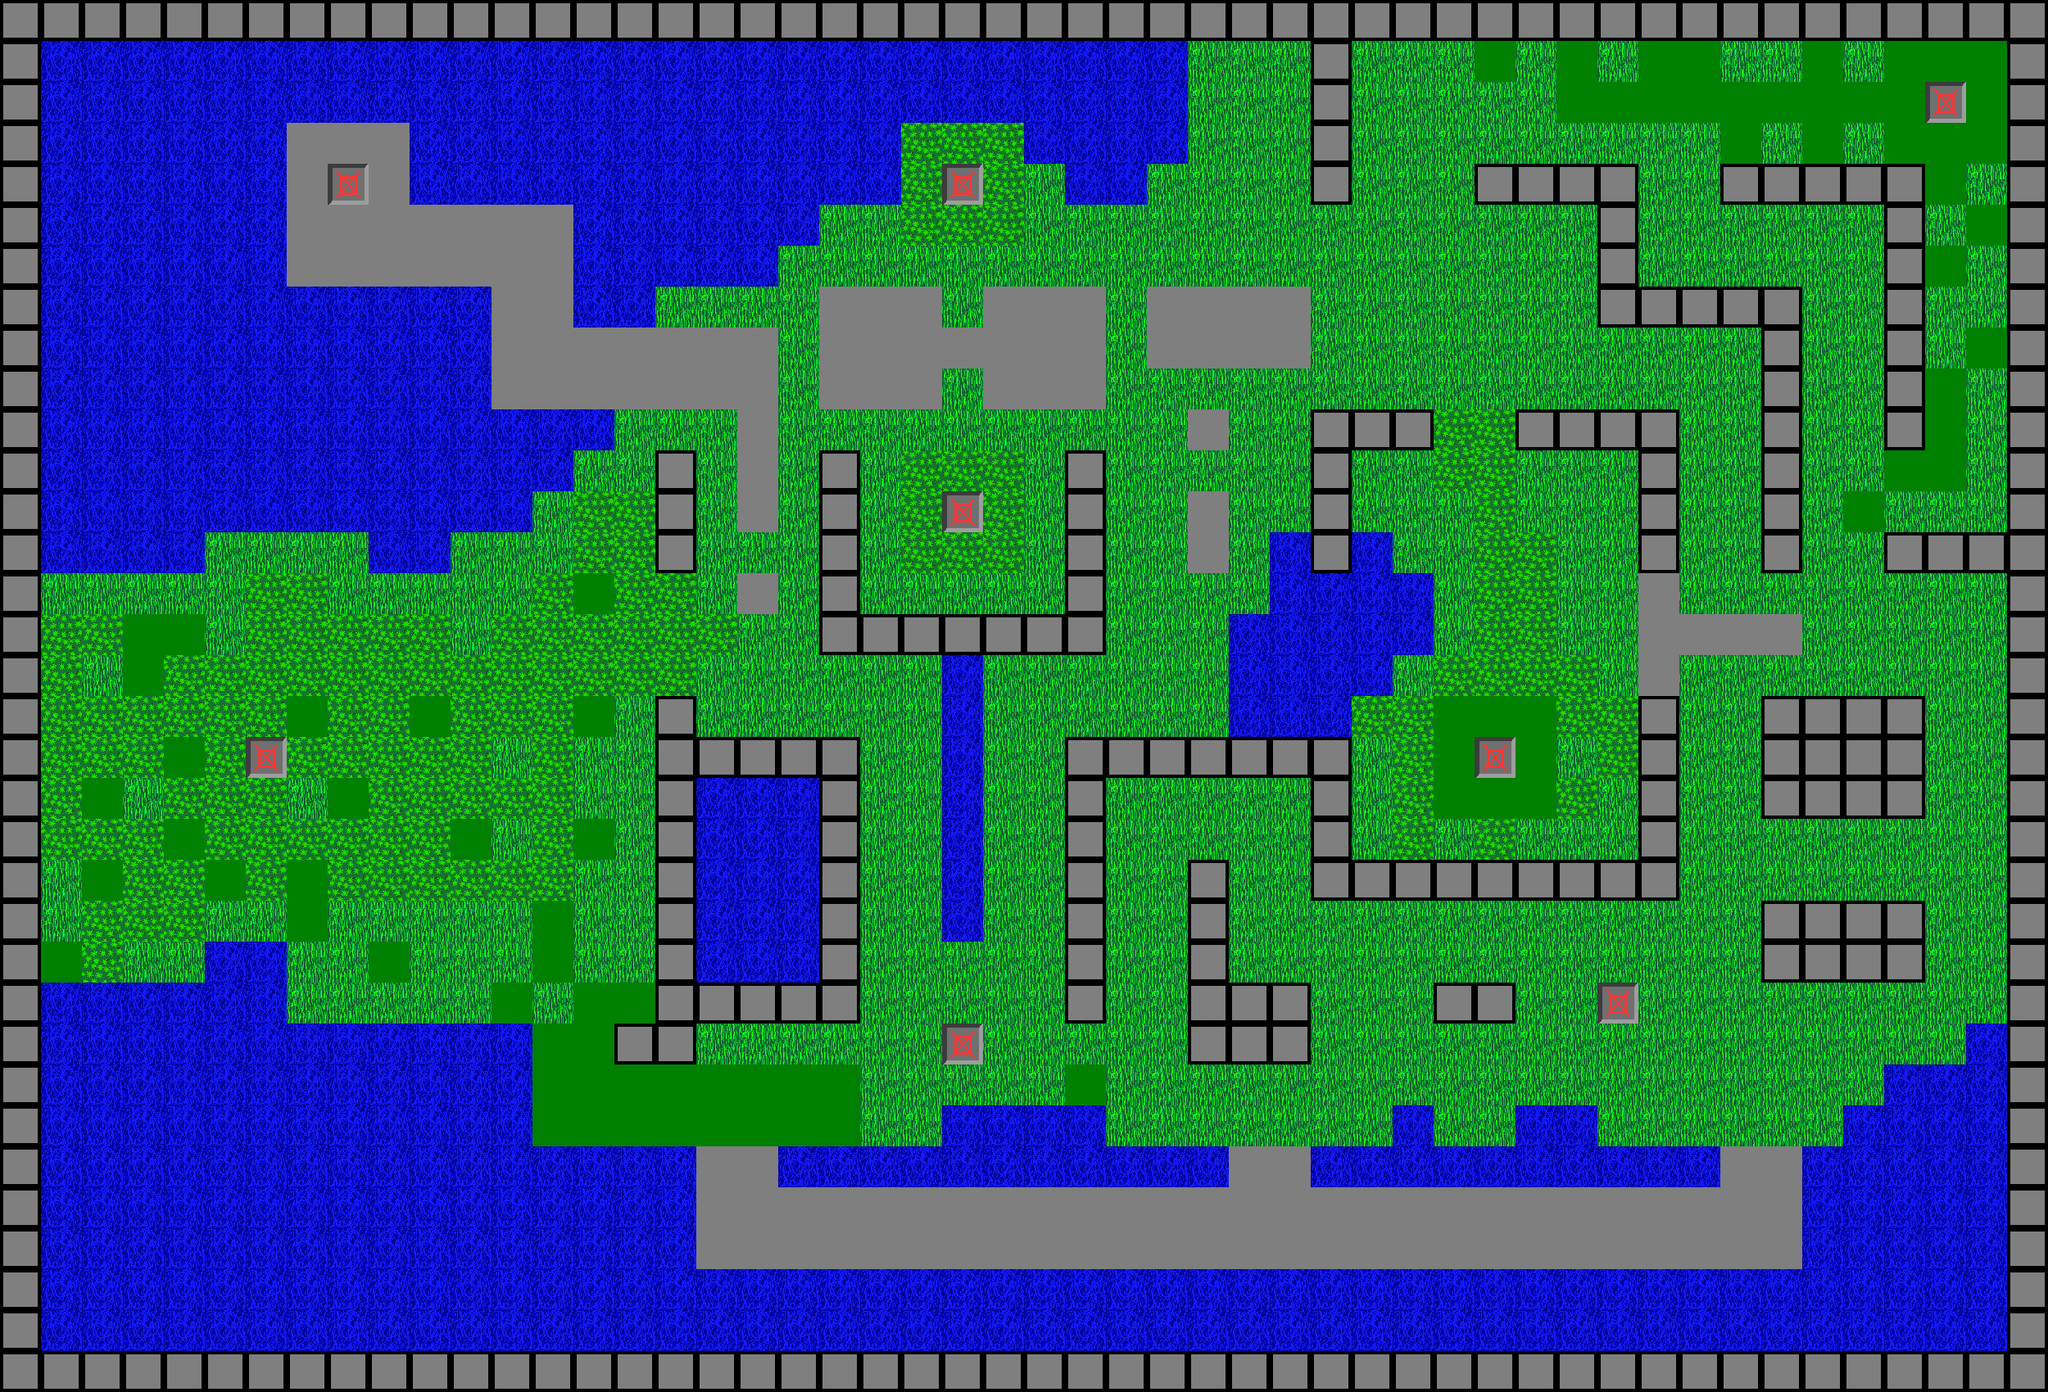

A level layout from a 2D game, rendered from its tile map. Below: a short description, then the map file with its tile-grid data intact:
An orthogonal 50x34 tile map with 50x50 px tiles, 1 tile layer (Tile Layer 1).

<map version="1.0" tiledversion="2017.11.22" orientation="orthogonal" renderorder="right-down" width="50" height="34" tilewidth="50" tileheight="50" infinite="0" nextobjectid="1">
 <tileset firstgid="1" source="Tileset1.tsx" />
 <layer name="Tile Layer 1" width="50" height="34">
  <data encoding="csv">
7,7,7,7,7,7,7,7,7,7,7,7,7,7,7,7,7,7,7,7,7,7,7,7,7,7,7,7,7,7,7,7,7,7,7,7,7,7,7,7,7,7,7,7,7,7,7,7,7,7,
7,3,3,3,3,3,3,3,3,3,3,3,3,3,3,3,3,3,3,3,3,3,3,3,3,3,3,3,3,1,1,1,7,1,1,1,4,1,4,1,4,4,1,1,4,1,4,4,4,7,
7,3,3,3,3,3,3,3,3,3,3,3,3,3,3,3,3,3,3,3,3,3,3,3,3,3,3,3,3,1,1,1,7,1,1,1,1,1,4,4,4,4,4,4,4,4,4,6,4,7,
7,3,3,3,3,3,3,5,5,5,3,3,3,3,3,3,3,3,3,3,3,3,2,2,2,3,3,3,3,1,1,1,7,1,1,1,1,1,1,1,1,1,4,1,4,1,4,4,4,7,
7,3,3,3,3,3,3,5,6,5,3,3,3,3,3,3,3,3,3,3,3,3,2,6,2,1,3,3,1,1,1,1,7,1,1,1,7,7,7,7,1,1,7,7,7,7,7,4,1,7,
7,3,3,3,3,3,3,5,5,5,5,5,5,5,3,3,3,3,3,3,1,1,2,2,2,1,1,1,1,1,1,1,1,1,1,1,1,1,1,7,1,1,1,1,1,1,7,1,4,7,
7,3,3,3,3,3,3,5,5,5,5,5,5,5,3,3,3,3,3,1,1,1,1,1,1,1,1,1,1,1,1,1,1,1,1,1,1,1,1,7,1,1,1,1,1,1,7,4,1,7,
7,3,3,3,3,3,3,3,3,3,3,3,5,5,3,3,1,1,1,1,5,5,5,1,5,5,5,1,5,5,5,5,1,1,1,1,1,1,1,7,7,7,7,7,1,1,7,1,1,7,
7,3,3,3,3,3,3,3,3,3,3,3,5,5,5,5,5,5,5,1,5,5,5,5,5,5,5,1,5,5,5,5,1,1,1,1,1,1,1,1,1,1,1,7,1,1,7,1,4,7,
7,3,3,3,3,3,3,3,3,3,3,3,5,5,5,5,5,5,5,1,5,5,5,1,5,5,5,1,1,1,1,1,1,1,1,1,1,1,1,1,1,1,1,7,1,1,7,4,1,7,
7,3,3,3,3,3,3,3,3,3,3,3,3,3,3,1,1,1,5,1,1,1,1,1,1,1,1,1,1,5,1,1,7,7,7,2,2,7,7,7,7,1,1,7,1,1,7,4,1,7,
7,3,3,3,3,3,3,3,3,3,3,3,3,3,1,1,7,1,5,1,7,1,2,2,2,1,7,1,1,1,1,1,7,1,1,2,2,1,1,1,7,1,1,7,1,1,4,4,1,7,
7,3,3,3,3,3,3,3,3,3,3,3,3,1,2,2,7,1,5,1,7,1,2,6,2,1,7,1,1,5,1,1,7,1,1,1,2,1,1,1,7,1,1,7,1,4,1,1,1,7,
7,3,3,3,3,1,1,1,1,3,3,1,1,1,2,2,7,1,1,1,7,1,2,2,2,1,7,1,1,5,1,3,7,3,1,1,2,2,1,1,7,1,1,7,1,1,7,7,7,7,
7,1,1,1,1,1,2,2,1,1,1,1,1,2,4,2,2,1,5,1,7,1,1,1,1,1,7,1,1,1,1,3,3,3,3,1,2,2,1,1,5,1,1,1,1,1,1,1,1,7,
7,2,2,4,4,1,2,2,2,2,2,1,2,2,2,2,2,2,1,1,7,7,7,7,7,7,7,1,1,1,3,3,3,3,3,1,2,2,1,1,5,5,5,5,1,1,1,1,1,7,
7,2,1,4,2,2,2,2,2,2,2,2,2,2,2,2,2,1,1,1,1,1,1,3,1,1,1,1,1,1,3,3,3,3,1,2,2,2,2,1,5,1,1,1,1,1,1,1,1,7,
7,2,2,2,2,2,2,4,2,2,4,2,2,2,4,1,7,1,1,1,1,1,1,3,1,1,1,1,1,1,3,3,3,2,2,4,4,4,2,2,7,1,1,7,7,7,7,1,1,7,
7,2,2,2,4,2,6,2,2,2,2,2,1,2,1,1,7,7,7,7,7,1,1,3,1,1,7,7,7,7,7,7,7,1,2,4,6,4,1,2,7,1,1,7,7,7,7,1,1,7,
7,2,4,1,2,2,2,1,4,2,2,2,2,2,1,1,7,3,3,3,7,1,1,3,1,1,7,1,1,1,1,1,7,1,2,4,4,4,2,1,7,1,1,7,7,7,7,1,1,7,
7,2,2,2,4,2,2,2,2,2,2,4,1,2,4,1,7,3,3,3,7,1,1,3,1,1,7,1,1,1,1,1,7,1,2,1,2,1,1,1,7,1,1,1,1,1,1,1,1,7,
7,1,4,2,2,4,2,4,2,2,2,2,2,2,1,1,7,3,3,3,7,1,1,3,1,1,7,1,1,7,1,1,7,7,7,7,7,7,7,7,7,1,1,1,1,1,1,1,1,7,
7,1,2,2,2,1,1,4,1,1,1,1,1,4,1,1,7,3,3,3,7,1,1,3,1,1,7,1,1,7,1,1,1,1,1,1,1,1,1,1,1,1,1,7,7,7,7,1,1,7,
7,4,2,1,1,3,3,1,1,4,1,1,1,4,1,1,7,3,3,3,7,1,1,1,1,1,7,1,1,7,1,1,1,1,1,1,1,1,1,1,1,1,1,7,7,7,7,1,1,7,
7,3,3,3,3,3,3,1,1,1,1,1,4,1,4,4,7,7,7,7,7,1,1,1,1,1,7,1,1,7,7,7,1,1,1,7,7,1,1,6,1,1,1,1,1,1,1,1,1,7,
7,3,3,3,3,3,3,3,3,3,3,3,3,4,4,7,7,1,1,1,1,1,1,6,1,1,1,1,1,7,7,7,1,1,1,1,1,1,1,1,1,1,1,1,1,1,1,1,3,7,
7,3,3,3,3,3,3,3,3,3,3,3,3,4,4,4,4,4,4,4,4,1,1,1,1,1,4,1,1,1,1,1,1,1,1,1,1,1,1,1,1,1,1,1,1,1,3,3,3,7,
7,3,3,3,3,3,3,3,3,3,3,3,3,4,4,4,4,4,4,4,4,1,1,3,3,3,3,1,1,1,1,1,1,1,3,1,1,3,3,1,1,1,1,1,1,3,3,3,3,7,
7,3,3,3,3,3,3,3,3,3,3,3,3,3,3,3,3,5,5,3,3,3,3,3,3,3,3,3,3,3,5,5,3,3,3,3,3,3,3,3,3,3,5,5,3,3,3,3,3,7,
7,3,3,3,3,3,3,3,3,3,3,3,3,3,3,3,3,5,5,5,5,5,5,5,5,5,5,5,5,5,5,5,5,5,5,5,5,5,5,5,5,5,5,5,3,3,3,3,3,7,
7,3,3,3,3,3,3,3,3,3,3,3,3,3,3,3,3,5,5,5,5,5,5,5,5,5,5,5,5,5,5,5,5,5,5,5,5,5,5,5,5,5,5,5,3,3,3,3,3,7,
7,3,3,3,3,3,3,3,3,3,3,3,3,3,3,3,3,3,3,3,3,3,3,3,3,3,3,3,3,3,3,3,3,3,3,3,3,3,3,3,3,3,3,3,3,3,3,3,3,7,
7,3,3,3,3,3,3,3,3,3,3,3,3,3,3,3,3,3,3,3,3,3,3,3,3,3,3,3,3,3,3,3,3,3,3,3,3,3,3,3,3,3,3,3,3,3,3,3,3,7,
7,7,7,7,7,7,7,7,7,7,7,7,7,7,7,7,7,7,7,7,7,7,7,7,7,7,7,7,7,7,7,7,7,7,7,7,7,7,7,7,7,7,7,7,7,7,7,7,7,7
</data>
 </layer>
</map>
